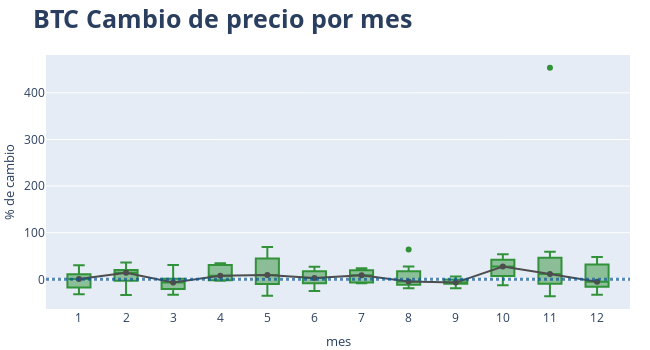

Source (notebook cell):
### Code cell
# Gráfico boxplot para estacionalidad anual
# ==============================================================================
# df_plot['mes'] = pd.to_datetime(df_plot.index, format='%m-%Y').month
# fig, ax = plt.subplots(figsize=(7, 3.5))
# df_plot.boxplot(column='change_pct', by='mes', ax=ax,)
# df_plot.groupby('mes')['change_pct'].median().plot(style='o-', linewidth=0.8, ax=ax)
# ax.set_ylabel('% de cambio')
# ax.set_title('BTC Cambio de precio por mes')
# fig.suptitle('');

df_plot['mes'] = pd.to_datetime(df_plot.index, format='%m-%Y').month

# fig 1 boxplot de los meses
fig1 = px.box(df_plot.sort_values('mes'), x='mes', y='change_pct',
              color_discrete_sequence=[palette_btc['verde']])

# fig 2 line con datos de la mediana de cada mes
df_median = pd.DataFrame(df_plot.groupby('mes')['change_pct'].median()).reset_index()
fig2 = px.line(df_median, x='mes', y='change_pct', markers=True,
               color_discrete_sequence=[palette_btc['gris']])

fig = go.Figure(data=fig1.data + fig2.data)

fig.add_shape(type='line', line_color=palette_btc['azul'], 
              line_width=3, opacity=0.7, line_dash='dot',
              x0=0, x1=1, xref='paper', y0=0, y1=0, yref='y'
             )

fig.update_layout(
    width       = 650,
    height      = 350,
    title       = dict(text='<b>BTC Cambio de precio por mes</b>', font=dict(size=25)),
    yaxis_title = dict(text='% de cambio', font=dict(size=13)),
    xaxis       = dict(tickmode='linear'),
    xaxis_title = dict(text='mes', font=dict(size=13)),
    margin      = dict(l=0, r=20, t=55, b=20)
    )

fig.show()

### Figure 1 — Plotly figure (JSON) as saved in the notebook; plotly's stock layout.template omitted (floating-point values rounded to 4 significant figures)
{"data": [{"alignmentgroup": "True", "hovertemplate": "mes=%{x}<br>change_pct=%{y}<extra></extra>", "legendgroup": "", "marker": {"color": "#329239"}, "name": "", "notched": false, "offsetgroup": "", "orientation": "v", "showlegend": false, "type": "box", "x": [1, 1, 1, 1, 1, 1, 1, 1, 1, 2, 2, 2, 2, 2, 2, 2, 2, 3, 3, 3, 3, 3, 3, 3, 3, 4, 4, 4, 4, 4, 4, 4, 4, 4, 5, 5, 5, 5, 5, 5, 5, 5, 5, 6, 6, 6, 6, 6, 6, 6, 6, 6, 7, 7, 7, 7, 7, 7, 7, 7, 7, 8, 8, 8, 8, 8, 8, 8, 8, 8, 9, 9, 9, 9, 9, 9, 9, 9, 9, 10, 10, 10, 10, 10, 10, 10, 10, 10, 11, 11, 11, 11, 11, 11, 11, 11, 11, 12, 12, 12, 12, 12, 12, 12, 12, 12], "x0": " ", "xaxis": "x", "y": [2.969, 0.6999, -32.13, -27.57, 9.928, 29.96, -7.711, -14.38, 14.21, 21.53, 17.24, 36.31, 18.5, 11.39, -7.991, -33.71, 1.569, -32.85, -25.13, -16.9, 30.47, -3.956, -9.173, -4.838, 6.53, 30.34, 31.95, 25.77, 34.51, -1.996, 7.572, 2.735, -3.308, -2.047, -18.99, 39.33, 60.24, 69.58, -2.437, 9.089, -7.194, 18.48, -35.31, -3.441, -6.041, 14.26, 26.78, -14.62, -25.0, 8.413, 2.582, 26.16, 23.81, 8.799, -8.599, 21.35, -6.588, 15.36, 18.81, -7.113, 8.09, 27.43, 3.164, -4.433, 63.81, -9.415, -19.19, -7.866, 13.76, -18.5, 2.521, -7.662, 5.94, -1.584, -13.88, -7.025, -5.951, -19.01, -7.722, 49.01, 33.12, -4.566, 27.66, -12.67, 14.93, 53.75, 10.84, 39.94, 6.324, 453.9, -7.037, 19.78, 58.88, 42.41, -36.42, -17.67, 11.63, 14.08, -33.21, -4.993, 38.81, -18.63, -15.35, 29.18, 47.71, -7.001], "y0": " ", "yaxis": "y"}, {"hovertemplate": "mes=%{x}<br>change_pct=%{y}<extra></extra>", "legendgroup": "", "line": {"color": "#4d4d4d", "dash": "solid"}, "marker": {"symbol": "circle"}, "mode": "markers+lines", "name": "", "orientation": "v", "showlegend": false, "type": "scatter", "x": [1, 2, 3, 4, 5, 6, 7, 8, 9, 10, 11, 12], "xaxis": "x", "y": [0.6999, 14.32, -7.006, 7.572, 9.089, 2.582, 8.799, -4.433, -7.025, 27.66, 11.63, -4.993], "yaxis": "y"}], "layout": {"height": 350, "margin": {"b": 20, "l": 0, "r": 20, "t": 55}, "shapes": [{"line": {"color": "#0d579b", "dash": "dot", "width": 3}, "opacity": 0.7, "type": "line", "x0": 0, "x1": 1, "xref": "paper", "y0": 0, "y1": 0, "yref": "y"}], "title": {"font": {"size": 25}, "text": "<b>BTC Cambio de precio por mes</b>"}, "width": 650, "xaxis": {"autorange": true, "range": [0.3004, 12.7], "tickmode": "linear", "title": {"font": {"size": 13}, "text": "mes"}, "type": "linear"}, "yaxis": {"autorange": true, "range": [-63.66, 481.2], "title": {"font": {"size": 13}, "text": "% de cambio"}, "type": "linear"}}}
